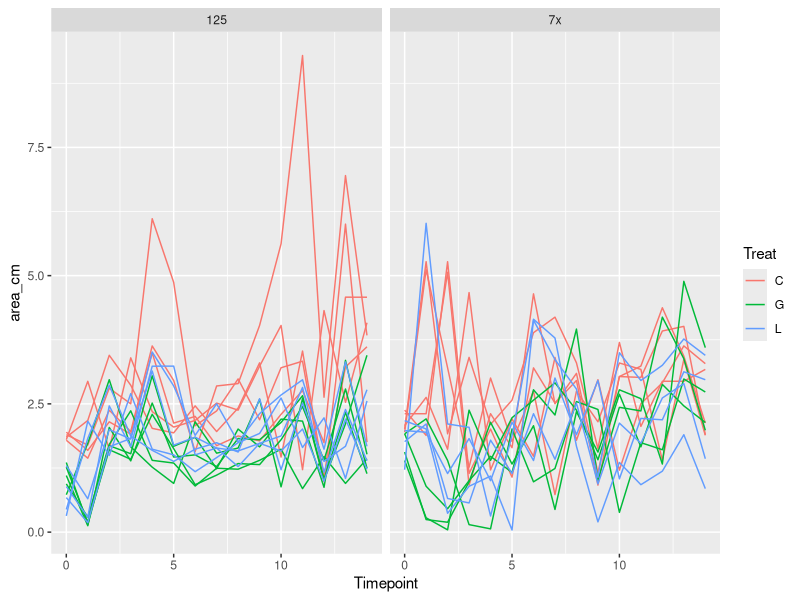
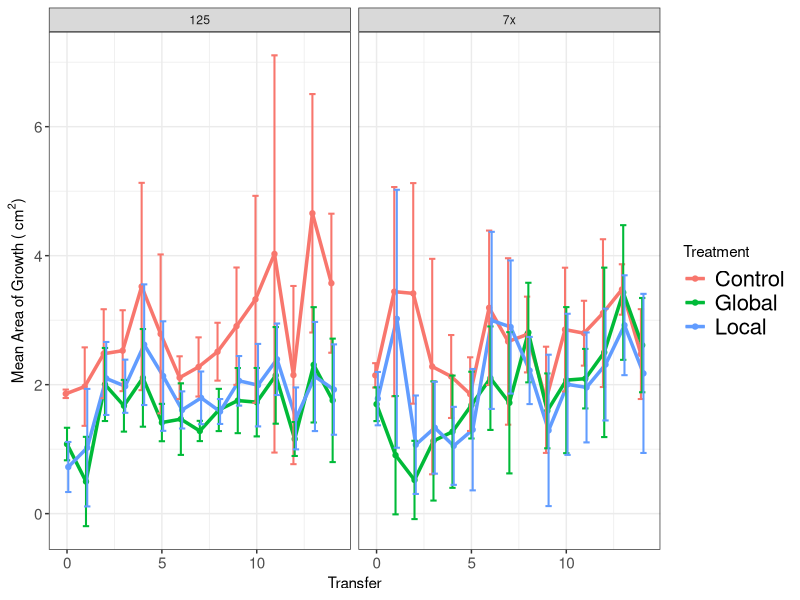
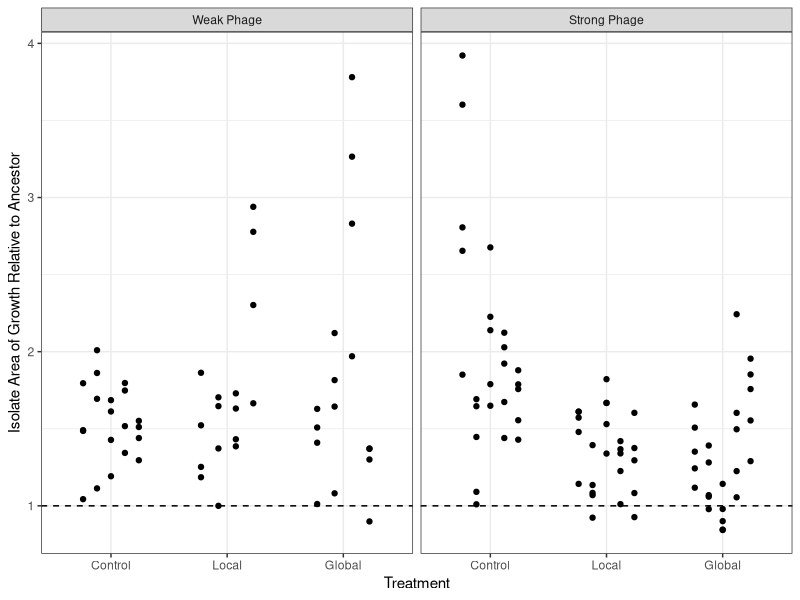

The R source for these figures, in order: (Note: this script raises an error after producing the figures.)
library("ggplot2")
library("dplyr")

#Need to split this into 2 scripts: one to take the messy data
# (e.g. isolate information in underscore formats, etc)
#and get it cleaned up, then output those clean data
#And another to take the clean data & analyze it
#Then put the messy data in one folder and the clean data in another folder
#Along with the separate scripts
#So when it's published, can just tell people to re-run the clean data script

#need to make Rep vs Pop consistent
#redo all analysis using dplyr
#redo analysis using vectorization
#include std curve for spec in this code (it may alread be there???)
#Do a scripted analysis of how much to smoothe gc data (not manually checking)
# #to be done later:
# #define function to get means of rates
# mean_rates <- function(sub_by_list, my_data)
# analyze additional plate scans
#change resistance to be by treat then by pop
#Change growth rate for ancestor to dotted line

##Experimental evolution analysis ----
exper_evol_migr <- read.csv("./Clean_Data/Experimental_evolution_growth.csv")

#Drop points after T14
exper_evol_migr <- exper_evol_migr[exper_evol_migr$Timepoint <= 14, ]

#Calculate total area
exper_evol_migr$area_cm <- pi*exper_evol_migr$Width_cm/2*exper_evol_migr$Height_cm/2

#Make plot with all pops shown
ggplot(data = exper_evol_migr,
       aes(x = Timepoint, y = area_cm, group = paste(Treat, Pop),
           color = Treat)) +
  geom_line() +
  facet_grid(~Proj)

#Summarize
exper_evol_migr <- group_by(exper_evol_migr, Proj, Treat, Timepoint)
exper_evol_summ <- summarize(exper_evol_migr,
                             area_mean = mean(area_cm),
                             area_sd = sd(area_cm),
                             area_n = n())

#Make plot of summarized data
my_facet_labels <- c("1" = "Weak Phage", "2" = "Strong Phage")

ggplot(data = exper_evol_summ, aes(x = Timepoint, y = area_mean,
                                   color = Treat)) +
  geom_point(position = position_dodge(0.2)) + 
  geom_line(size = 1.2, position = position_dodge(0.2)) +
  theme_bw() +
  theme(axis.text.y = element_text(size = 11), axis.text.x = element_text(size = 11),
        legend.text = element_text(size = 16)) +
  facet_grid(~Proj, labeller = labeller(Proj = my_facet_labels)) +
  geom_errorbar(aes(ymax = area_mean+area_sd, ymin = area_mean-area_sd),
                width=1, size = .7, position=position_dodge(0.2)) +
  labs(x = "Transfer", 
       y = expression(paste("Mean Area of Growth ( ", cm^2, ")"))) + 
  scale_color_hue(name = "Treatment", breaks = c("C", "G", "L"),
                  labels = c("Control", "Global", "Local"))

##Isolate migration analysis ----
isol_migration <- read.csv("./Clean_Data/Isolate_migration.csv")

#Calculate total area
isol_migration$area_cm <- pi*isol_migration$Width_cm/2*isol_migration$Height_cm/2

#Calculate total area relative to same-day ancestor
ancestors <- isol_migration[isol_migration$Isol == "Anc", ]
isol_migration$relative_area <-
  isol_migration$area_cm/ancestors$area_cm[
    match(as.Date(isol_migration$end_timestamp),
          as.Date(ancestors$end_timestamp))]

#Plot data
my_facet_labels <- c("1" = "Weak Phage", 
                     "2" = "Strong Phage",
                     "C" = "Control", "G" = "Global", "L" = "Local",
                     "A" = "WT")

ggplot(isol_migration[isol_migration$Isol != "Anc", ], 
       aes(x = Treat, y = relative_area, group = Pop)) +
  geom_point(position = position_dodge(0.6)) +
  facet_grid(~Proj, labeller = labeller(Proj = my_facet_labels)) +
  theme_bw() + 
  labs(y = "Isolate Area of Growth Relative to Ancestor",
       x = "Treatment") +
  geom_hline(yintercept = 1, lty = 2) +
  scale_x_discrete(limits = c("C", "L", "G"),
                   labels = c("Control", "Local", "Global")) +
  NULL

##isolate growth curve analysis

##standard curve to convert OD to CFU (based on 107 data)
stan_plate <- read.csv("107_Std_Curve.csv", stringsAsFactors = F, header = T)
stan_plate_layout <- read.csv("107_Plate_Layout.csv", stringsAsFactors = F, header = F)
stan_spec <- read.csv("107_Trav_Spec.csv", stringsAsFactors = F, header = T)

#define function to melt plate arrays
get_layout <- function(plate_layout, row_start = 1, col_start = 1) {
  #tidies the data: makes list of Well ID & contents from the plate layout
  layout_list <- data.frame("Well" = character((nrow(plate_layout)-(row_start-1))*(ncol(plate_layout)-(col_start-1))), 
                            "Contents" = character((nrow(plate_layout)-(row_start-1))*(ncol(plate_layout)-(col_start-1))),
                            stringsAsFactors = F)
  cntr = 1
  for (i in row_start:nrow(plate_layout)) {
    for (j in col_start:ncol(plate_layout)) {
      layout_list[cntr, ] <- c(paste(LETTERS[i-row_start+1], j-col_start+1, sep = ""), plate_layout[i, j])
      cntr = cntr + 1
    }
  }
  return(layout_list)
}

#melt plate arrays, combine & exclude empty wells
stan_layout_list <- get_layout(stan_plate_layout, 2, 2)
stan_plate_list <- get_layout(stan_plate, 1, 2)
colnames(stan_plate_list)[2] <- "OD600"
stan_plate_list$Dilution <- stan_layout_list$Contents
stan_plate_list <- subset(stan_plate_list, is.na(stan_plate_list$Dilution) == F)

#in data from Trav-lab spec, convert OD to CFU
stan_spec$CFU <- (stan_spec$OD600..on.Trav.lab.spec.+3.318*10^(-3))/(1.252*10^(-9))

#transfer CFU data to plate list
stan_plate_list <- cbind(stan_plate_list, "CFU"=stan_spec$CFU[match(stan_plate_list$Dilution, 
                                                     stan_spec$Dilution)])

#get regression of data
# ggplot(stan_plate_list, aes(x = CFU, y = as.numeric(OD600))) + geom_point()
stan_plate_list$OD600 <- as.numeric(stan_plate_list$OD600)
my.fit <- lm(CFU ~ OD600, data = stan_plate_list)

##growth curve analysis
library("minpack.lm")
library("tidyr")
library("lubridate")
library("dplyr")

options(stringsAsFactors = F)
growth_97 <- read.csv("97B.csv", header = T, stringsAsFactors = F)
growth_98 <- read.csv("98B.csv", header = T, stringsAsFactors = F)
growth_99 <- read.csv("99.csv", header = T, stringsAsFactors = F)
growth_101 <- read.csv("101.csv", header = T, stringsAsFactors = F)
plate_layout_97_101 <- read.csv("97_98_99_100_101_plate_layout.csv", header = F, stringsAsFactors = F)

#make list of well ID & contents from plate layout
plate_layout_list_97_101 <- get_layout(plate_layout_97_101, 2, 2)

#remove columns from growth data that correspond to water
to_rem <- subset(plate_layout_list_97_101, 
                 plate_layout_list_97_101$Contents == "H2O")
growth_97 <- growth_97[, !(colnames(growth_97) %in% to_rem$Well)]
growth_98 <- growth_98[, !(colnames(growth_98) %in% to_rem$Well)]
growth_99 <- growth_99[, !(colnames(growth_99) %in% to_rem$Well)]
growth_101 <- growth_101[, !(colnames(growth_101) %in% to_rem$Well)]

#replace column names with Isols
isol.name.func <- function(growth_array, layout_list) {
  for (i in 1:ncol(growth_array)) {
    j <- match(colnames(growth_array)[i], layout_list$Well)
    if (!is.na(j)) {
      colnames(growth_array)[i] <- as.character(layout_list$Contents[j])
    }
  }
  return(growth_array)
}
growth_97 <- isol.name.func(growth_97, plate_layout_list_97_101)
growth_98 <- isol.name.func(growth_98, plate_layout_list_97_101)
growth_99 <- isol.name.func(growth_99, plate_layout_list_97_101)
growth_101 <- isol.name.func(growth_101, plate_layout_list_97_101)

#Tidy growth data
tidy_97 <- gather(growth_97, "Well", "OD600", 3:ncol(growth_97), na.rm = T)
tidy_98 <- gather(growth_98, "Well", "OD600", 3:ncol(growth_98), na.rm = T)
tidy_99 <- gather(growth_99, "Well", "OD600", 3:ncol(growth_99), na.rm = T)
tidy_101 <- gather(growth_101, "Well", "OD600", 3:ncol(growth_101), na.rm = T)

#Add isolate & project info
tidy_97$Isol <- "A"
tidy_98$Isol <- "B"
tidy_99$Isol <- "C"
tidy_101$Isol <- "E"
tidy_97$Proj <- 1
tidy_98$Proj <- 1
tidy_99$Proj <- 1
tidy_101$Proj <- 1

#Combine data frames
gc_data <- rbind(tidy_97, tidy_98, tidy_99, tidy_101)

#convert OD to CFU
gc_data$CFU <- predict(my.fit, newdata = gc_data)

#separate out ID info
sep.growth.ID <- function(my.array) {
  my.array <- cbind(my.array, "Media"=NA, "Pop"=NA, "Treat"=NA, "Rep_Well"=NA)
  for (i in 1:nrow(my.array)) {
    my.split <- strsplit(as.character(my.array$Well[i]), split = "-")
    my.array$Media[i] <- my.split[[1]][1]
    my.array$Treat[i] <- my.split[[1]][length(my.split[[1]])-1]
    my.array$Rep_Well[i] <- my.split[[1]][length(my.split[[1]])]
    if (length(my.split[[1]])>3) { #it's not an ancestor well
      if (substr(my.split[[1]][2], 1, 2) == "74") {
        my.array$Pop[i] <- "A"
      } else if (substr(my.split[[1]][2], 1, 2) == "75") {
        if (substr(my.split[[1]][2], 3, 3) == "A") {
          my.array$Pop[i] <- "B"
        } else {my.array$Pop[i] <- "C"}
      } else if (substr(my.split[[1]][2], 1, 2) == "76") {
        if (substr(my.split[[1]][2], 3, 3) == "A") {
          my.array$Pop[i] <- "D"
        } else {my.array$Pop[i] <- "E"} 
      }
    } else { #assign ancestor to be Pop F, Treat A
      my.array$Pop[i] <- "F"
    }
  }
  return(my.array)
}

gc_data <- sep.growth.ID(gc_data)

#reformat time column
gc_data$Time <- strptime(gc_data$Time, format = "%H:%M:%S")

#Remove first hour of datapoints
gc_data <- gc_data[hour(gc_data$Time) > 0, ]

#Add variables for getting unique subsets
gc_data$mpptir <- paste(gc_data$Media, gc_data$Proj, gc_data$Pop, gc_data$Treat, 
                gc_data$Isol, gc_data$Rep_Well, sep = ".")
gc_data$mppti <- paste(gc_data$Media, gc_data$Proj, gc_data$Pop, gc_data$Treat, 
               gc_data$Isol, sep = ".")

#smooth CFU data
smooth_data <- function(my_data, smooth_over, subset_by) {
  #data must be sorted sequentially before fed into function
  #my_data is a vector of the data to be smoothed
  #smooth over is how many sequential entries to average
  #the unique values of subset_by will be what is iterated over
  out_list <- rep(NA, length(my_data))
  cntr = 1
  for (my_uniq in unique(subset_by)) {
    my_sub <- subset(my_data, subset_by == my_uniq)
    out_list[cntr:(cntr+length(my_sub)-smooth_over)] <- 0
    for (i in 1:smooth_over) {
      out_list[(cntr):(cntr+length(my_sub)-smooth_over)] <-
        out_list[(cntr):(cntr+length(my_sub)-smooth_over)] + 
        my_sub[i:(length(my_sub)-smooth_over+i)]
    }  
    cntr <- cntr+length(my_sub)
  }
  out_list <- out_list/smooth_over
  return(out_list)
}

#smooth by averaging non-overlapping ranges
smooth_data_noverlap <- function(my_data, smooth_over, subset_by) {
  #data must be sorted sequentially before fed into function
  #my_data is a vector of the data to be smoothed
  #smooth over is how many sequential entries to average
  #the unique values of subset_by will be what is iterated over
  out_list <- rep(NA, length(my_data))
  cntr = 0
  for (my_uniq in unique(subset_by)) {
    my_sub <- subset(my_data, subset_by == my_uniq)
    for (i in seq(from = 1, to = length(my_sub), by = smooth_over)) {
      if (i+smooth_over < length(my_sub)) {
        out_list[cntr+i] <- mean(my_sub[i:(i+smooth_over-1)])
      }
    }
    cntr <- cntr+length(my_sub)
  }
  return(out_list)
}

gc_sm <- gc_data

gc_data$Smooth_CFU <- smooth_data(gc_data$CFU, 8, subset_by = gc_data$mpptir)
gc_sm$Smooth_noverlap <- smooth_data_noverlap(gc_data$CFU, 5, 
                                           subset_by = gc_data$mpptir)
gc_sm <- gc_sm[is.na(gc_sm$Smooth_noverlap) == F, ]

per_cap_grate <- function(CFU, time, subset_by) {
  ans <- c((CFU[2:length(CFU)]-CFU[1:(length(CFU)-1)])/
    (as.numeric(difftime(time[2:length(time)], time[1:(length(time)-1)], 
                         units = "hours")) * 
       0.5 * (CFU[2:length(CFU)]+CFU[1:(length(CFU)-1)])), NA)
  ans[subset_by[2:length(subset_by)] != subset_by[1:(length(subset_by)-1)]] <- NA
  return(ans)
}

gc_data$pcgr <- per_cap_grate(gc_data$Smooth_CFU, gc_data$Time, gc_data$mpptir)
gc_sm$pcgr <- per_cap_grate(gc_sm$Smooth_noverlap, gc_sm$Time, gc_sm$mpptir)

# #Make plot of all smoothed growth rates
# for (i in seq(from = 1, to = length(unique(gc_data$mpptir)), by = 25)) {
#   my_sub <- gc_data[(gc_data$mpptir %in% unique(gc_data$mpptir)[i:(i+24)]), ]
#   print(ggplot(data = my_sub, aes(x = Time, y = pcgr)) + geom_line() +
#           facet_wrap(~mpptir))
# }
# 
# #Make plots of all smoothed nonoverlapping growth rates
# for (i in seq(from = 1, to = length(unique(gc_sm$mpptir)), by = 25)) {
#   my_sub <- gc_sm[(gc_sm$mpptir %in% unique(gc_sm$mpptir)[i:(i+24)]), ]
#   print(ggplot(data = my_sub, aes(x = Time, y = pcgr)) + geom_line() +
#           facet_wrap(~mpptir))
# }

# #Code for looking at an example well
# my_well <- "100.1.D.C.A.1"
# my_sub <- gc_data[gc_data$mpptir == my_well, ]
# ggplot(data = my_sub, aes(x = Time, y = CFU)) +
#   geom_line() + labs(y = "Colony Forming Units (CFU)")
# ggplot(data = my_sub, aes(x = Time, y = Smooth_CFU)) +
#   geom_line() + labs(y = "Colony Forming Units (CFU)")
# ggplot(data = my_sub, aes(x = Time, y = pcgr)) +
#   geom_line()
# 
# my_sub <- gc_sm[gc_sm$mpptir == my_well, ]
# ggplot(data = my_sub, aes(x = Time, y = CFU)) + geom_line()
# ggplot(data = my_sub, aes(x = Time, y = Smooth_noverlap)) +
#   geom_line()
# ggplot(data = my_sub, aes(x = Time, y = pcgr)) + geom_line()
# 
# 
# my_sub$diff <- c(my_sub$CFU[2:nrow(my_sub)]-my_sub$CFU[1:(nrow(my_sub)-1)], NA)
# my_sub$smdiff <- c(my_sub$Smooth_CFU[2:nrow(my_sub)]-my_sub$Smooth_CFU[1:(nrow(my_sub)-1)], NA)
# ggplot(data = my_sub, aes(x = Time, y = smdiff)) +
#   geom_line()

#extract maximum percap growth rates for each uniq well
#using non-overlapping averaged smoothing
gc_sm$Time <- as.character(gc_sm$Time)
gc_mpptir <- group_by(gc_sm, Media, Proj, Pop, Treat, Isol, Rep_Well)
gc_mpptir <- summarize(gc_mpptir, max_pcgr = max(pcgr, na.rm = T))
gc_mppti <- group_by(gc_mpptir, Media, Proj, Pop, Treat, Isol)
gc_mppti <- summarize(gc_mppti, gr_max_avg = mean(max_pcgr),
                      dt_min_sd = sd(max_pcgr))
gc_mppt <- group_by(gc_mppti, Media, Proj, Pop, Treat)
gc_mppt <- summarize(gc_mppt, avg_isols = mean(gr_max_avg),
                     sd_isols = sd(gr_max_avg))

#Making percap growth rate plots
my_facet_labels <- c("100" = "Rich Environment", 
                     "50" = "Adapted Environment",
                     "C" = "Control", "G" = "Global", "L" = "Local",
                     "A" = "WT", "1" = "Weak Phage", "2" = "Strong Phage")

#plot of all isols
gc_mppti$Media <- factor(gc_mppti$Media, levels = c(50, 100))
ggplot(gc_mppti, aes(x = Treat, y = gr_max_avg)) + 
  geom_jitter(width = 0.1, height = 0, size = 2) + 
  facet_grid(Media ~ Pop, labeller = labeller(Media = my_facet_labels)) +
  labs(x = "Treatment", y = "Per Capita Growth Rate (/hour)") +
  theme(axis.text.x = element_text(size = 11), 
        axis.text.y = element_text(size = 11)) +
  theme_bw()

#plot of all pops
gc_mppt$Media <- factor(gc_mppt$Media, levels = c(50, 100))

#For local viewing
ggplot(gc_mppt, aes(x = Treat, y = avg_isols), 
       labeller = labeller(Treat = my_facet_labels)) + 
  geom_point(pch = 1, size = 3) +
  facet_grid(Proj~Media, 
             labeller = labeller(Media = my_facet_labels, Proj = my_facet_labels)) + 
  labs(x = "Treatment", y = "Maximum Per Capita Growth Rate (/hour)") + theme_bw() + 
  scale_x_discrete(labels = c("Ancestor", "Control", "Global", "Local"))

#For poster
png(filename = "growth_rate_pops.png", width = 10, height = 7,
    units = "in", res = 300)
ggplot(gc_mppt, aes(x = Treat, y = avg_isols), 
       labeller = labeller(Treat = my_facet_labels)) + 
  geom_jitter(width = 0.075, height = 0, pch = 16, size = 6) +
  facet_grid(Proj~Media, 
             labeller = labeller(Media = my_facet_labels, Proj = my_facet_labels)) + 
  labs(x = "Treatment", y = "Maximum Per Capita Growth Rate (/hr)") + theme_bw() + 
  scale_x_discrete(labels = c("Ancestor", "Control", "Global", "Local")) +
  theme(axis.title = element_text(size = 20), axis.text = element_text(size = 16),
        strip.text = element_text(size = 20))
dev.off()

##Isolate resistance analysis
resis_data_7x <- read.csv("74_75_76_Plaquing.csv", header = T, stringsAsFactors = F)

#split out project info & make unique reps
resis_data_7x <- cbind(resis_data_7x[, 1:2], "Pop" = NA, resis_data_7x[, 3:5])
for (i in 1:nrow(resis_data_7x)) {
  my.proj <- resis_data_7x$Proj[i]
  if (my.proj == "P1.1") {
    resis_data_7x$Pop[i] <- "F"
    resis_data_7x$Treat[i] <- "A" #for Ancestor
  } else if (my.proj == "74") {
    resis_data_7x$Pop[i] <- "A"
  } else {
    resis_data_7x$Proj[i] <- substr(my.proj, 1, 2)
    resis_data_7x$Pop[i] <- substr(my.proj, 3, 3)
  }
  if (resis_data_7x$Proj[i] == "75") {
    if (resis_data_7x$Pop[i] == "A") {resis_data_7x$Pop[i] <- "B"
    } else {resis_data_7x$Pop[i] <- "C"}
  } else if (resis_data_7x$Proj[i] == "76") {
    if (resis_data_7x$Pop[i] == "A") {resis_data_7x$Pop[i] <- "D"
    } else {resis_data_7x$Pop[i] <- "E"}
  }
}
resis_data_7x$Proj <- 1

#this is where merge of resis data will be
resis_data <- resis_data_7x

#calculate EOP for ea isol
resis_data$EOP <- NA
for (i in 1:nrow(resis_data)) {
  my_sub <- subset(resis_data, resis_data$Isol == resis_data$Isol[i])
  resis_data$EOP[i] <- resis_data$PFU[i]/my_sub[my_sub$Treat == "A",]$PFU
}

#For local viewing
ggplot(resis_data[resis_data$Treat != "A", ], aes(x = Treat, y = 1-EOP)) +
  scale_x_discrete(name = "Treatment") +
  ylab("Resistance to Phage") +
  facet_grid(Proj~Pop, labeller = labeller(Proj = my_facet_labels)) +
  geom_dotplot(binaxis = "y", stackdir = "center", binwidth = 0.01, 
               dotsize = 3) +
  # geom_jitter(width = 0.2, height = 0, size = 2) +
  theme_bw() + ggtitle("Population") +
  theme(plot.title = element_text(size = 12, hjust = 0.5), 
        axis.title = element_text(size = 12),
        axis.text.x = element_text(color = "black", size = 12)) +
  geom_hline(yintercept = 0, linetype = "dotted", size = 1.5)

#For poster
png("resis_isols.png", width = 14, height = 9, units = "in", res = 300)
ggplot(resis_data[resis_data$Treat != "A", ], aes(x = Treat, y = 1-EOP)) +
  scale_x_discrete(name = "Treatment") +
  ylab("Resistance to Phage") +
  facet_grid(Proj~Pop, labeller = labeller(Proj = my_facet_labels)) +
  geom_dotplot(binaxis = "y", stackdir = "center", binwidth = 0.02, 
               dotsize = 2) +
  theme_bw() + ggtitle("Population") +
  theme(plot.title = element_text(size = 24, hjust = 0.5), 
        axis.title = element_text(size = 24),
        axis.text = element_text(color = "black", size = 20),
        strip.text = element_text(size = 24)) +
  geom_hline(yintercept = 0, linetype = "dotted", size = 1.5)
dev.off()

#resistance vs growth
gc_resis_data <- merge(resis_data, gc_mppti)
gc_resis_mppt <- group_by(gc_resis_data, Media, Proj, Pop, Treat)
gc_resis_mppt <- summarize(gc_resis_mppt, avg_eop = mean(EOP),
                           avg_gr = mean(gr_max_avg))

#Make plot of all isolates
ggplot(gc_resis_data, aes(x = 1-EOP, y = gr_max_avg)) +
  geom_point() + 
  facet_grid(Media~., labeller = labeller(Media = my_facet_labels)) +
  geom_smooth(method = "lm") +
  labs(x = "Resistance", y = "Per Capita Growth Rate (/hour)")

summary(lm(gr_max_avg~Media*EOP, data = gc_resis_data))

#Make plot of all pops
#For local viewing
ggplot(gc_resis_mppt, aes(x = 1-avg_eop, y = avg_gr)) +
  geom_point(size = 2, aes(pch = Treat)) + 
  scale_shape_manual(values = c(3, 15, 16, 17), name = "Treatment",
                     breaks = c("A", "C", "G", "L"),
                     labels = c("WT", "Control", "Global", "Local")) +
  facet_grid(Media~Proj, labeller = labeller(Media = my_facet_labels,
                                             Proj = my_facet_labels)) +
  geom_smooth(method = "lm") +
  labs(x = "Resistance", y = "Average Per Capita Growth Rate (/hour)") +
  theme_bw()

#For poster
png("resis_gc_tradeoff.png", width = 10, height = 7, units = "in",
    res = 300)
ggplot(gc_resis_mppt, aes(x = 1-avg_eop, y = avg_gr)) +
  geom_point(size = 4, aes(pch = Treat)) + 
  scale_shape_manual(values = c(3, 15, 16, 17), name = "Treatment",
                     breaks = c("A", "C", "G", "L"),
                     labels = c("WT", "Control", "Global", "Local")) +
  facet_grid(Proj~Media, labeller = labeller(Media = my_facet_labels,
                                             Proj = my_facet_labels)) +
  geom_smooth(method = "lm", se = F) +
  labs(x = "Resistance", y = "Average Maximum Per Capita Growth Rate (/hr)") +
  theme_bw() +
  theme(axis.text = element_text(size = 16),
        strip.text = element_text(size = 20),
        axis.title = element_text(size = 20),
        legend.title = element_text(size = 20),
        legend.text = element_text(size = 16))
dev.off()

summary(lm(avg_gr~avg_eop*Media, data = gc_resis_mppt))


## 125 Migration ----
migration_125 <- read.csv("131_125_isol_migration.csv")
migration_125$area <- pi*migration_125$Width..cm.*migration_125$Height..cm./4
migration_125$relative_area <- NA
migration_125$date <- paste(migration_125$Year, migration_125$Month,
                            migration_125$Day, sep = "_")
for (date in unique(migration_125$date)) {
  migration_125$relative_area[which(migration_125$date == date)] <- 
    migration_125$area[which(migration_125$date == date)]/
    migration_125$area[migration_125$date == date & 
                         migration_125$Population == "Anc"]
}

ggplot(data = migration_125, aes(x = paste(Treatment, Population),
                                 y = relative_area)) +
  geom_point()
